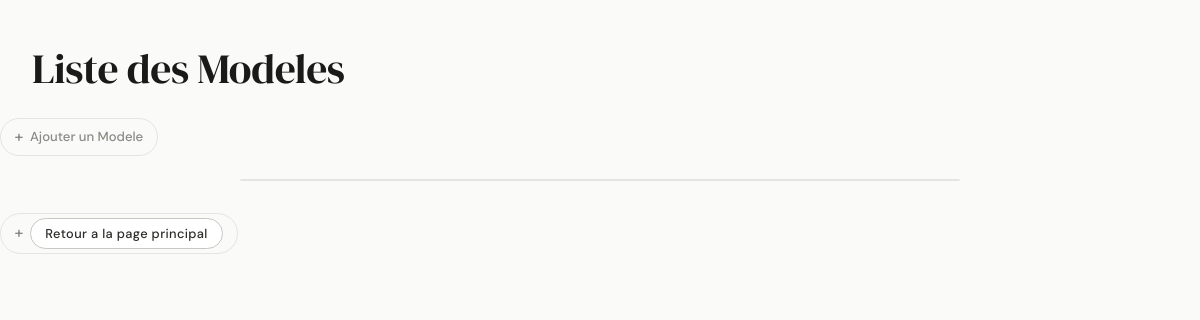
Page /vroumvroum/modele/ on the earlier database version.
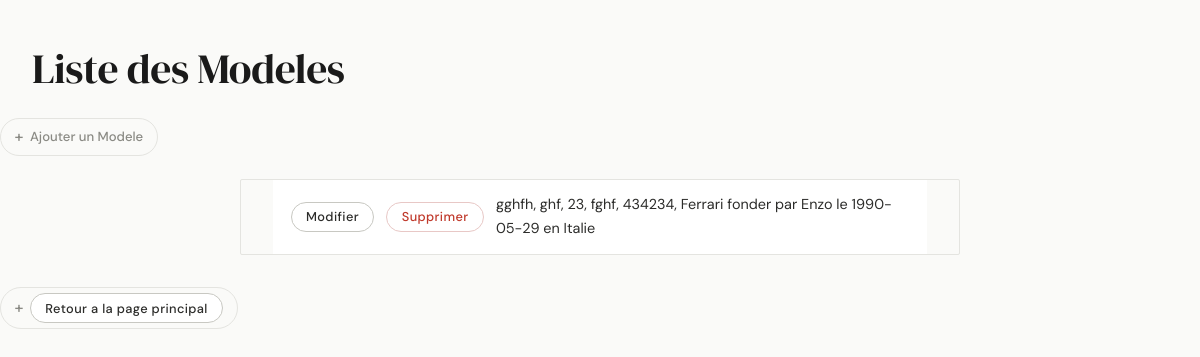
Same page on the later database version.
### vroumvroum/models.py (models this page shows)
class Modele(models.Model): #déclare la classe Livre héritant de la classe Model, classe de base des modèles
    nom = models.CharField(max_length=100) # défini un champs de type texte de 100 caractères maximum
    energie = models.CharField(max_length=100)
    nombre_chevaux = models.IntegerField(blank=False)
    type_moteur = models.CharField(max_length=100)
    prix = models.IntegerField(blank=False)
    resume = models.TextField(null = True, blank = True) # champs de type text long
    marque = models.ForeignKey("Marque", on_delete=models.CASCADE, default=None)
    image = models.ImageField(upload_to='modeles/', null=True, blank=True)
    def __str__(self):
        chaine = f"{self.nom}, {self.energie}, {self.nombre_chevaux}, {self.type_moteur}, {self.prix}, {self.marque}"
        return chaine

class Marque(models.Model): #déclare la classe Livre héritant de la classe Model, classe de base des modèles
    nom = models.CharField(max_length=100) # défini un champs de type texte de 100 caractères maximum
    fondateur = models.CharField(max_length = 100)
    date_creation = models.DateField(blank=True, null = True) # champs de type date,pouvant être null ou ne pas être rempli
    pays_origine = models.CharField(max_length = 50)
    resume = models.TextField(null = True, blank = True) # champs de type text long
    def __str__(self):
        chaine = f"{self.nom} fonder par {self.fondateur} le {self.date_creation} en {self.pays_origine}"
        return chaine

### vroumvroum/views.py (the view)
# urls.py: path('modele/', views.allmodele),
def allmodele(request):
    Modele = list(models.Modele.objects.all())
    return render(request, "vroumvroum/modele/all.html", {"Modele": Modele})

### vroumvroum/templates/vroumvroum/modele/all.html (shortened to what this page needs)
<!DOCTYPE html>
<html lang="fr">
<head>
    {% load static %}
<link rel="stylesheet" href="{% static 'vroumvroum/style.css' %}">
</head>
<body>
    <h1>Liste des Modeles</h1>
    <a href="/vroumvroum/modele/ajout/">Ajouter un Modele</a>
    <ul>
        {% for modele in Modele %}
            <li>
                <a href="/vroumvroum/modele/updatemodele/{{modele.id}}/"><button>Modifier</button></a>
                <a href="/vroumvroum/modele/deletemodele/{{modele.id}}/" onclick="return confirm('Supprimer ce Modele ?')">
                    <button style="color: red;">Supprimer</button>
                </a>
                {{modele}}
            </li>
        {% endfor %}
    </ul>
 <a href="/vroumvroum/index/"><button>Retour a la page principal</button></a>
</body>
</html>

Differences in the rows shown:
added Modele: nom+energie+nombre_chevaux "gghfh, ghf, 23, fghf, 434234, Ferrari fonder par Enzo le 1990-05-29 en Italie"
